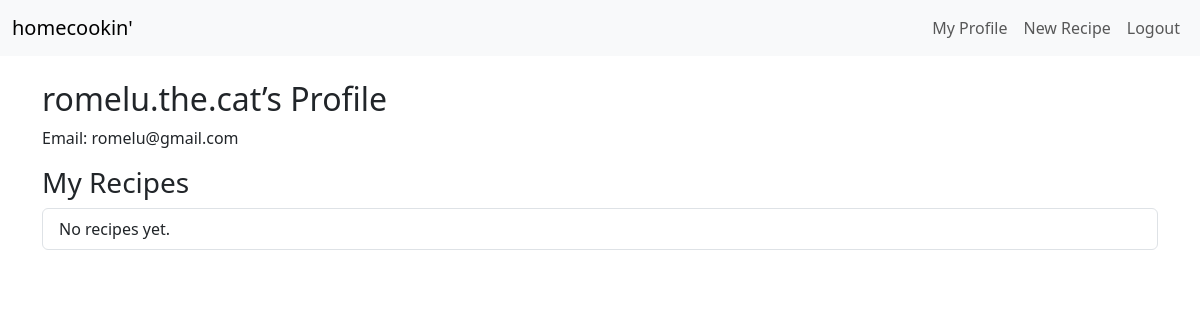
Before: /user/2 (signed in) with the older database file.
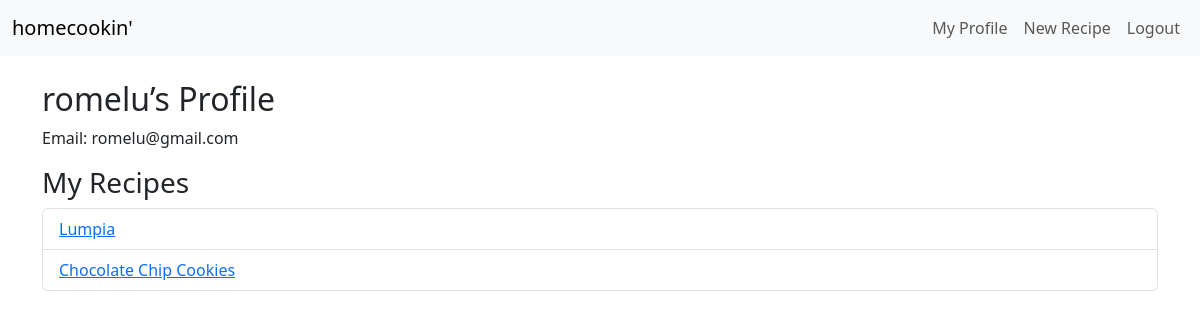
After: the same page with the newer database file.
### app/models.py (models this page shows, shortened)
class User(db.Model, UserMixin):
    id = db.Column(db.Integer, primary_key=True)
    username = db.Column(db.String(32), unique=True, nullable=False)
    email    = db.Column(db.String(120), unique=True, nullable=False)
    password = db.Column(db.String(32), nullable=False)
    recipes = db.relationship('Recipe', backref='author', lazy=True)
    ratings  = db.relationship('Rating',  backref='user',   lazy=True)    # ← add this
    comments = db.relationship('Comment', backref='user',   lazy=True)

class Recipe(db.Model):
    id = db.Column(db.Integer, primary_key=True)
    title = db.Column(db.String(80), nullable = False) #cant be empty
    description = db.Column(db.Text, nullable = False)
    ingredients = db.Column(db.Text, nullable = False)
    instructions = db.Column(db.Text, nullable = False)
    created = db.Column(db.DateTime, default=datetime.utcnow) # use current time
    user_id = db.Column(db.Integer, db.ForeignKey("user.id"), nullable=True)
    ratings  = db.relationship('Rating',  backref='recipe', lazy=True)
    comments = db.relationship('Comment', backref='recipe', lazy=True)

### app/routes.py (the view)
@app.route("/user/<int:user_id>")
@login_required
def profile(user_id):
    user = User.query.get_or_404(user_id)
    return render_template("profile.html", user=user)

### app/__init__.py (called while the page is built)
@login_manager.user_loader
def load_user(user_id):
    return User.query.get(int(user_id))

### app/templates/profile.html (shortened to what this page needs)
{% extends "base.html" %}
{% block content %}
  <h2>{{ user.username }}’s Profile</h2>
  <p>Email: {{ user.email }}</p>
  <h3>My Recipes</h3>
  <ul class="list-group">
    {% for r in user.recipes %}
      <li class="list-group-item">
        <a href="{{ url_for('view_recipe', recipe_id=r.id) }}">{{ r.title }}</a>
      </li>
    {% else %}
      <li class="list-group-item">No recipes yet.</li>
    {% endfor %}
  </ul>
{% endblock %}

Changed rows visible on the page:
changed User "romelu@gmail.com": username "romelu.the.cat" → "romelu"
added Recipe: title "Lumpia"
added Recipe: title "Chocolate Chip Cookies"
Other visible differences:
text no longer shown: "No recipes yet."
